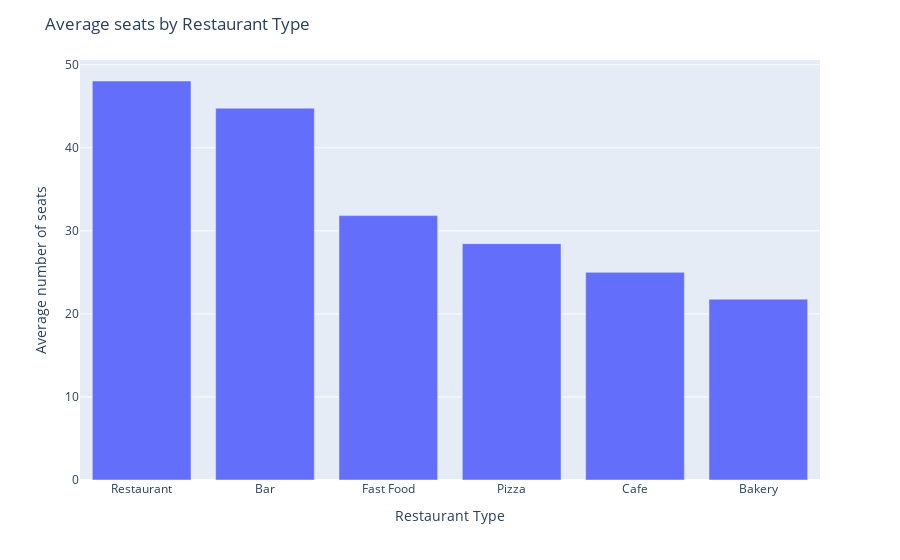

The notebook cell this image was saved under:
### Code cell
#Visualising the data

bar_seats = px.bar(avg_rest_seats, 
             x='object_type', 
             y='number',
            )

bar_seats.update_layout(
    title="Average seats by Restaurant Type",
    xaxis_title="Restaurant Type",
    yaxis_title="Average number of seats",
)

bar_seats.show()

### Figure 1 — Plotly figure (JSON) as saved in the notebook; plotly's stock layout.template omitted (floating-point values rounded to 4 significant figures)
{"data": [{"alignmentgroup": "True", "hovertemplate": "object_type=%{x}<br>number=%{y}<extra></extra>", "legendgroup": "", "marker": {"color": "#636efa", "pattern": {"shape": ""}}, "name": "", "offsetgroup": "", "orientation": "v", "showlegend": false, "textposition": "auto", "type": "bar", "x": ["Restaurant", "Bar", "Fast Food", "Pizza", "Cafe", "Bakery"], "xaxis": "x", "y": [48.04, 44.77, 31.84, 28.46, 25, 21.77], "yaxis": "y"}], "layout": {"barmode": "relative", "legend": {"tracegroupgap": 0}, "margin": {"t": 60}, "title": {"text": "Average seats by Restaurant Type"}, "xaxis": {"anchor": "y", "domain": [0, 1], "title": {"text": "Restaurant Type"}}, "yaxis": {"anchor": "x", "domain": [0, 1], "title": {"text": "Average number of seats"}}}}
